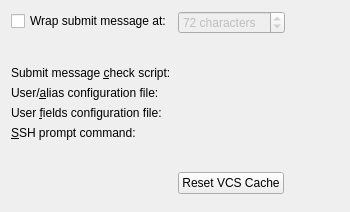
<?xml version="1.0" encoding="UTF-8"?>
<ui version="4.0">
 <class>VcsBase::Internal::CommonSettingsPage</class>
 <widget class="QWidget" name="VcsBase::Internal::CommonSettingsPage">
  <property name="geometry">
   <rect>
    <x>0</x>
    <y>0</y>
    <width>350</width>
    <height>212</height>
   </rect>
  </property>
  <layout class="QFormLayout" name="formLayout">
   <property name="fieldGrowthPolicy">
    <enum>QFormLayout::ExpandingFieldsGrow</enum>
   </property>
   <item row="0" column="0">
    <widget class="QCheckBox" name="lineWrapCheckBox">
     <property name="text">
      <string>Wrap submit message at:</string>
     </property>
    </widget>
   </item>
   <item row="0" column="1">
    <widget class="QSpinBox" name="lineWrapSpinBox">
     <property name="enabled">
      <bool>false</bool>
     </property>
     <property name="suffix">
      <string> characters</string>
     </property>
     <property name="minimum">
      <number>40</number>
     </property>
     <property name="maximum">
      <number>200</number>
     </property>
     <property name="value">
      <number>72</number>
     </property>
    </widget>
   </item>
   <item row="1" column="1">
    <spacer name="horizontalSpacer">
     <property name="orientation">
      <enum>Qt::Horizontal</enum>
     </property>
     <property name="sizeHint" stdset="0">
      <size>
       <width>40</width>
       <height>20</height>
      </size>
     </property>
    </spacer>
   </item>
   <item row="2" column="0">
    <widget class="QLabel" name="submitMessageCheckScriptLabel">
     <property name="toolTip">
      <string>An executable which is called with the submit message in a temporary file as first argument. It should return with an exit != 0 and a message on standard error to indicate failure.</string>
     </property>
     <property name="text">
      <string>Submit message &amp;check script:</string>
     </property>
     <property name="buddy">
      <cstring>submitMessageCheckScriptChooser</cstring>
     </property>
    </widget>
   </item>
   <item row="2" column="1">
    <widget class="Utils::PathChooser" name="submitMessageCheckScriptChooser" native="true"/>
   </item>
   <item row="3" column="0">
    <widget class="QLabel" name="nickNameMailMapLabel">
     <property name="toolTip">
      <string>A file listing nicknames in a 4-column mailmap format:
'name &lt;email&gt; alias &lt;email&gt;'.</string>
     </property>
     <property name="text">
      <string>User/&amp;alias configuration file:</string>
     </property>
     <property name="buddy">
      <cstring>nickNameMailMapChooser</cstring>
     </property>
    </widget>
   </item>
   <item row="3" column="1">
    <widget class="Utils::PathChooser" name="nickNameMailMapChooser" native="true"/>
   </item>
   <item row="4" column="0">
    <widget class="QLabel" name="nickNameFieldsFileLabel">
     <property name="toolTip">
      <string>A simple file containing lines with field names like &quot;Reviewed-By:&quot; which will be added below the submit editor.</string>
     </property>
     <property name="text">
      <string>User &amp;fields configuration file:</string>
     </property>
     <property name="buddy">
      <cstring>nickNameFieldsFileChooser</cstring>
     </property>
    </widget>
   </item>
   <item row="4" column="1">
    <widget class="Utils::PathChooser" name="nickNameFieldsFileChooser" native="true"/>
   </item>
   <item row="5" column="0">
    <widget class="QLabel" name="sshPromptLabel">
     <property name="toolTip">
      <string>Specifies a command that is executed to graphically prompt for a password,
should a repository require SSH-authentication (see documentation on SSH and the environment variable SSH_ASKPASS).</string>
     </property>
     <property name="text">
      <string>&amp;SSH prompt command:</string>
     </property>
     <property name="buddy">
      <cstring>sshPromptChooser</cstring>
     </property>
    </widget>
   </item>
   <item row="5" column="1">
    <widget class="Utils::PathChooser" name="sshPromptChooser" native="true"/>
   </item>
   <item row="6" column="0">
    <spacer name="verticalSpacer">
     <property name="orientation">
      <enum>Qt::Vertical</enum>
     </property>
     <property name="sizeType">
      <enum>QSizePolicy::Fixed</enum>
     </property>
     <property name="sizeHint" stdset="0">
      <size>
       <width>20</width>
       <height>20</height>
      </size>
     </property>
    </spacer>
   </item>
   <item row="7" column="1">
    <widget class="QPushButton" name="cacheResetButton">
     <property name="toolTip">
      <string>Reset information about which version control system handles which directory.</string>
     </property>
     <property name="text">
      <string>Reset VCS Cache</string>
     </property>
    </widget>
   </item>
  </layout>
 </widget>
 <customwidgets>
  <customwidget>
   <class>Utils::PathChooser</class>
   <extends>QWidget</extends>
   <header location="global">utils/pathchooser.h</header>
   <container>1</container>
   <slots>
    <signal>editingFinished()</signal>
    <signal>browsingFinished()</signal>
   </slots>
  </customwidget>
 </customwidgets>
 <resources/>
 <connections>
  <connection>
   <sender>lineWrapCheckBox</sender>
   <signal>toggled(bool)</signal>
   <receiver>lineWrapSpinBox</receiver>
   <slot>setEnabled(bool)</slot>
   <hints>
    <hint type="sourcelabel">
     <x>175</x>
     <y>21</y>
    </hint>
    <hint type="destinationlabel">
     <x>216</x>
     <y>21</y>
    </hint>
   </hints>
  </connection>
 </connections>
</ui>
